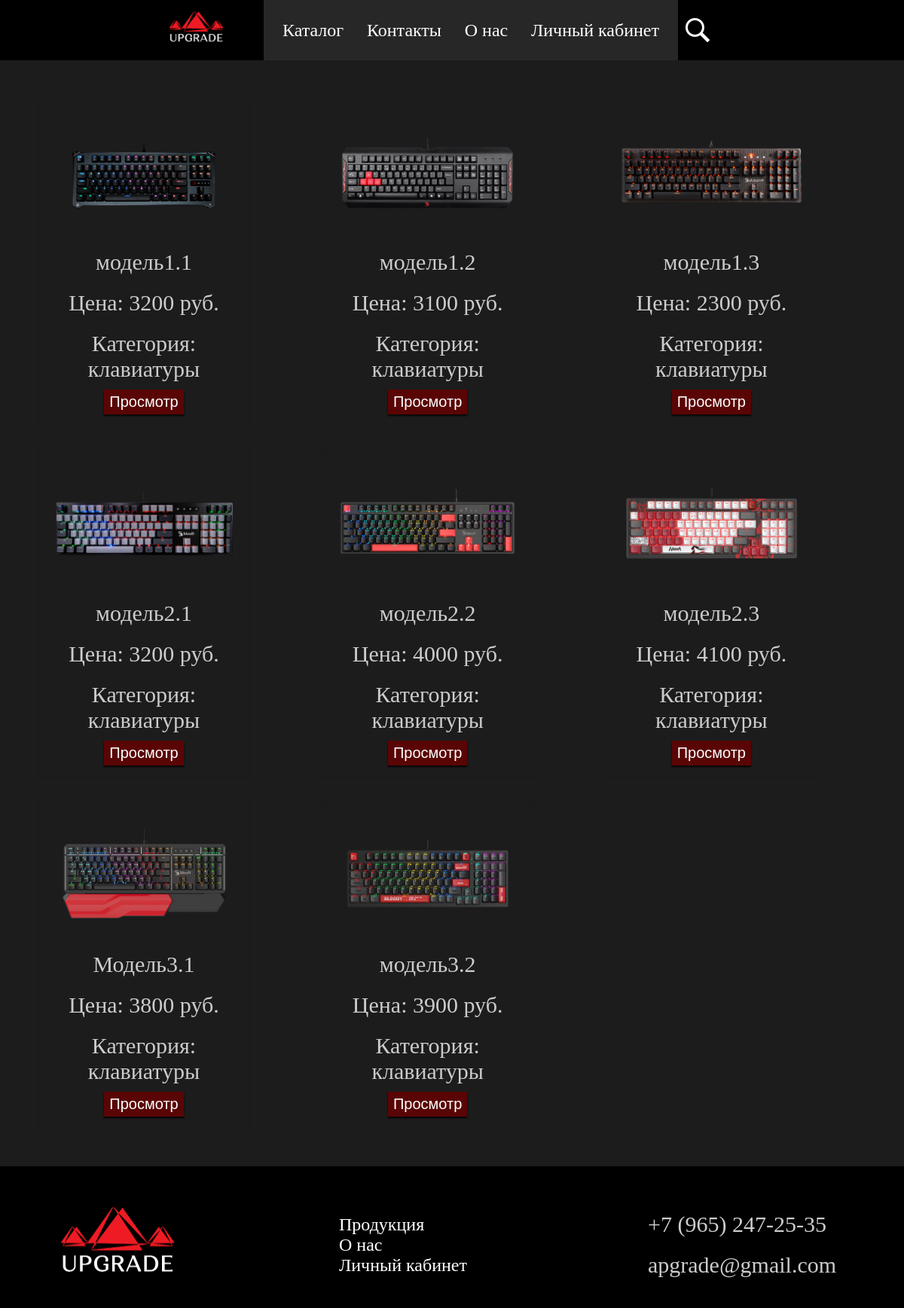
The page /keyboard.php on the database its author committed.
### tables this page shows
CREATE TABLE `tovar` (
  `id` int NOT NULL,
  `full_name` varchar(255) NOT NULL,
  `opisanie` varchar(255) NOT NULL,
  `price` varchar(255) NOT NULL,
  `image` varchar(500) NOT NULL,
  `category` varchar(100) NOT NULL
);

### keyboard.php (the view, shortened to what this page needs)
<?php
$query = "SELECT * FROM tovar";
$result = mysqli_query($db, $query);
?>
<!DOCTYPE html>
<html lang="en">
<head>
    <link rel="stylesheet" type="text/css" href="style.css">
</head>
<body>
    <header>
        <div class="logo">
            <a href="index.html"> <img src="img/logo.png"></a>
        </div>
        <nav class="menu">
            <a href="katalog.html">Каталог</a>
            <a href="kontact.html">Контакты</a>
            <a href="about.html">О нас</a>
            <a href="">Личный кабинет</a>
        </nav>
        <button class="btn_1">
        </button>
    </header>
    <div class="container_4">
        <?php
        $count = 1;
        while ($row = mysqli_fetch_assoc($result)) {
            if ($row['category'] == 'мыши' || $row['category'] == 'микрофоны' || $row['category'] == 'наушники') {
              continue;
          }
            echo '<div class="support_4">';
            echo '<div class="product">';
            echo '<form id="form_k_tovar_' . $count . '" method="post" enctype="multipart/form-data">';
            echo '<img src="adminka/images/' . $row['image'] . '" alt="' . $row['full_name'] . '" style="">';
            echo '<p>' . $row['opisanie'] . '</p>';
            echo '<p>Цена: ' . $row['price'] . ' руб.</p>';
            echo '<p>Категория: ' . $row['category'] . '</p>';
            echo '<button type="button" class="show">Просмотр</button>';
            echo '</form>';
            echo '</div>';
            echo '</div>';
            $count++;
        }
        ?>
    </div>
    <footer>
         <div class="support_2">
            <a href="index.html"> <img src="img/logo.png"></a>
         </div>
         <div class="support_2">
            <a href="katalog.html">Продукция</a><br>
            <a href="about.html">О нас</a><br>
            <a href="">Личный кабинет</a>
         </div>
         <div class="support_2">
            <p>+7 (965) 247-25-35</p>
            <p>apgrade@gmail.com</p>
         </div>
    </footer>
</body>
</html>

### style.css (style rules this page uses)
* { margin: 0; padding: 0; }
header { width: 100%; height: 80px; background: black; display: flex; align-items: center; justify-content: center; }
header, a { color: white; font-weight: bold; font-size: 18px; text-decoration: none; }
header, a:hover { color: rgb(173, 173, 173); }
.menu { display: flex; justify-content: space-between; align-items: center; width: 500px; padding: 0 25px 0 25px; background: rgb(39, 39, 39); margin: 0; height: 80px; }
.logo { width: 140px; }
.logo img { width: 100px; }
.btn_1 { width: 80px; border: none; background: none; background-image: url(img/search1.png); background-size: 40%; background-repeat: no-repeat; padding: 10px 10px 23px 10px; margin-left: 10px; }
.inform, h1, p { color: white; }
.inform, p { font-size: 34px; }
.container_2, .support_1, p { color: rgb(204, 204, 204); font-size: 24px; }
.support_1, p { padding: 10px 10px 10px 10px; }
footer { color: white; display: flex; justify-content: space-around; align-items: center; background-color: black; padding: 50px 0 30px 0; }
.support_2 { width: 300px; }
.support_2 img { width: 70%; }
footer, a { font-weight: lighter; font-size: 24px; }
.sup_1, p { font-size: 30px; }
.container_4 { display: grid; grid-template-columns: repeat(auto-fill, minmax(300px, 1fr)); grid-template-rows: auto; padding: 50px; background-color: rgba(0, 0, 0, 0.89); gap: 30px; }
.support_4 { width: 250px; text-align: center; padding: 15px; border: 1px solid rgba(0, 0, 0, 0.1); }
.support_4 img { width: 100%; }
.support_4 button { background-color: rgb(90, 5, 5); padding: 5px 7px 5px 7px; border: none; box-shadow: rgba(0, 0, 0, 0.87) 0px 2px 2px 0px; color: white; font-size: 20px; }

### rows shown on the page
tovar: image (picture), opisanie "модель1.1", price "3200", category "клавиатуры"
tovar: image (picture), opisanie "модель1.2", price "3100", category "клавиатуры"
tovar: image (picture), opisanie "модель1.3", price "2300", category "клавиатуры"
tovar: image (picture), opisanie "модель2.1", price "3200", category "клавиатуры"
tovar: image (picture), opisanie "модель2.2", price "4000", category "клавиатуры"
tovar: image (picture), opisanie "модель2.3", price "4100", category "клавиатуры"
tovar: image (picture), opisanie "Модель3.1", price "3800", category "клавиатуры"
tovar: image (picture), opisanie "модель3.2", price "3900", category "клавиатуры"
